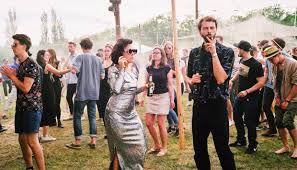
#> input picture human.jpg, 297 x 170 px
$ python fullbodyDetection.py
#> lines starting #> are read from the running program, lines starting #| are printed output that depends on the picture; after the words box and inside, x2 and y2 are one past the last pixel; in counts of white or black regions, pixels touching at a corner belong together
import cv2
import numpy as np

body_cascade = cv2.CascadeClassifier('fullbody.xml')

img = cv2.imread('human.jpg')
#> img is the input picture: shape (170, 297, 3); mean B, G, R 117.6, 130.3, 146.2
gray = cv2.cvtColor(img,cv2.COLOR_BGR2GRAY)
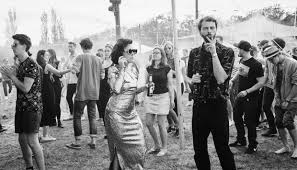
#> gray: shape (170, 297); min 0, max 255, mean 133.6
body = body_cascade.detectMultiScale(gray)
#> body = [[60, 78, 33, 65]]

for (x,y,w,h) in body:
    cv2.rectangle(img , (x,y) , (x+w+10,y+h+10) , (0,0,255) , 2)
#> this loop made 1 pass
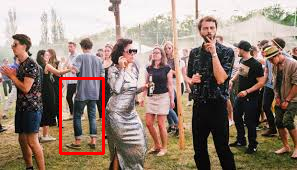
#> img: shape (170, 297, 3); 1.39% of pixels changed, all inside (x1, y1, x2, y2) = (59, 77, 105, 155)

cv2.imshow('image',img)


if cv2.waitKey(1) & 0xFF == ord('q'):
#> (key q is pressed here)
#> (the run stopped early here; a loop or call above may not have finished)
